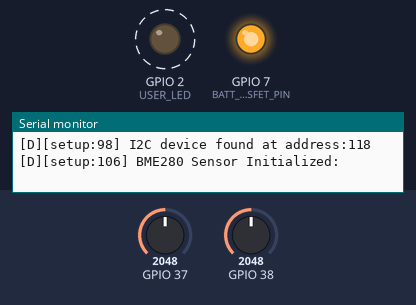
Simulated run of this sketch. Board: ESP32. Parts: output pins drawn as LEDs (lit = HIGH), the last lines printed to the serial monitor. Dashed ring = blinking. Inputs (shaded band) come from the test bench; at power-on: GPIO 37 = 2048, GPIO 38 = 2048. At 31.0 s the program puts the board to deep sleep or switches it off; the recording ends there.

Above: at 0.16 s.
At 6.3 s:
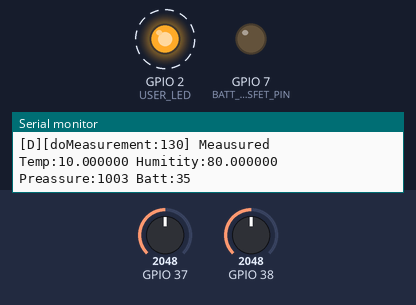
Timing chart, 0 to 8.2 s (numbered marks = the images above):
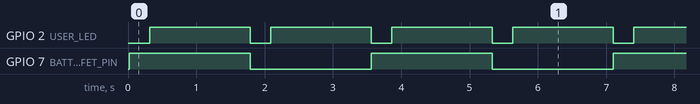

The sketch:

Battery-Power-test.ino
```cpp
//Test Schetch to find the lowest battery curent usage on sleew and on the Battery Monitoring
#include <Adafruit_Sensor.h>
#include <Adafruit_BME280.h>
#define LOGLEVEL LOGLEVEL_DEBUGING
#include <logger.h>

#define BATT_EMPTY 2.90
#define BATT_FULL 4.02
#define BATT_PIN A1
#define BATT_MOSFET_PIN D8
#define SDA_PIN D4
#define SCL_PIN D5
#define BME280_ADDR 0x76
#define button BOOT_PIN            //The factory reste pin.
#define USER_LED LED_BUILTIN
#define nrBattSamples 5            //Battery meassurement - Was 16 to start with
#define uS_TO_S_FACTOR 1000000ULL /* Conversion factor for micro seconds to seconds */
//#define TIME_TO_SLEEP  115         /* Sleep for 115s will + 5s delay for establishing connection => data reported every 2 minutes */
#define TIME_TO_SLEEP  30         /* Sleep for 20s for testing */
#define RESET_DELAY 10            /* If reset was pressed wait 10 sec, if it was for programming */
long t = 0;
Adafruit_BME280 bme; // I2C
// A variable to hold the reset cause flags
bool wasResetRestart = false;
int rebootTime = 0;
bool readyToSleep = false;

typedef struct sensorData {
  char senderID[11];
  int type = 1;    // Type of payload
  float temp;       // Temp
  float humi;       // Humitity
  int pres;         // Preassure in mBar
  int batt;         // Battery Presentage
} sensorData;

void gotoSleep() {
  //Put Sensor to sleep
  BME280_Sleep(BME280_ADDR);
  // Put device to deep sleep
  loglnI("Going to sleep now");
  esp_deep_sleep_start();
}

void blinkLEDOnce(int iBlinkDelay = 300) {
    digitalWrite(USER_LED, LOW);  // turn the LED on
    delay(iBlinkDelay);
    loglnD("Blink..");
    digitalWrite(USER_LED, HIGH);   // turn the LED off
    delay(iBlinkDelay);
}

void blinkLED(int iBlinkDelay = 300) {
    for (int i=0; i<3; i++) {
      blinkLEDOnce(iBlinkDelay);
  }
}

/********************* SETUP **************************/
void setup() {
  Serial.begin(115200);
  Serial.println("Current log level is :" + String(LOGLEVEL));
  loglnV("Starting");

  //
  // Check Reboot reason
  //
  int iBootReason = esp_reset_reason();               // but I still can use and find the ummerical value
  logD("Reset/Boot Reason was: "); loglnD( iBootReason );
  if ( iBootReason == ESP_RST_POWERON ) {             // Reset due to power-on event.
    logD("Reboot was because of Power-On!!  - Waiting ");
    logD(RESET_DELAY);
    loglnD(" Sec.");
    wasResetRestart = true;
  }
  if ( iBootReason == ESP_RST_DEEPSLEEP) {                  // Reset due to power-on event.
    loglnD("Reboot was because of DeepSleep!!");
  }
  if ( iBootReason == ESP_RST_EXT ) {                  // Reset due to power-on event.
    loglnD("Reboot was because of External reset!!");
  }
  rebootTime = millis();

  pinMode(USER_LED , OUTPUT);
  digitalWrite(USER_LED, HIGH);
  pinMode(BATT_MOSFET_PIN, OUTPUT);
  digitalWrite(BATT_MOSFET_PIN, LOW);


  // Configure the wake up source and set to wake up every xx secunds
  esp_sleep_enable_timer_wakeup(TIME_TO_SLEEP * uS_TO_S_FACTOR);

  //IC2 - Initiate  -- This originally sat in the DoMessurement function but was mowed as it does not make a differance when DeepSleeping
  Wire.begin();
  Wire.beginTransmission(BME280_ADDR);
  int error = Wire.endTransmission();
  if (error == 0) {
      logD("I2C device found at address:");
      loglnD(BME280_ADDR);
  }
  bool status = bme.begin(BME280_ADDR);
  if (!status) {
    loglnD("Could not find a valid BME280 sensor, check wiring!");
    //while (1);
  } else {
    loglnD("BME280 Sensor Initialized:");
  }
}

/******************************************************************
*
*  Do the Actual Measurement and send it to the gateway.
*
******************************************************************/
void doMeasurement() {
  sensorData mySensorData;                      // The Sensor data sending
  //For loop for testing the reads - Should only be one.
  for (int i=0; i<1;i++) {
      delay(150);    //MAke sure Sensor is ready
      mySensorData.temp = 10; //bme.readTemperature();    // Measure temperature sensor value
      mySensorData.humi = 80; //bme.readHumidity();          // Messure humidity value
      mySensorData.pres = 1003; //round(bme.readPressure() / 100.0F); // Convert Pa to hPa
      loglnD("Batt pin A1");
      mySensorData.batt = getCurrentBatteryPercent(A1);
      loglnD("Batt pin A2");
      mySensorData.batt = getCurrentBatteryPercent(A2);

      char sFormatted[100];
      sprintf(sFormatted,"Meausured Temp:%1f Humitity:%1f Preassure:%d Batt:%d", mySensorData.temp, mySensorData.humi, mySensorData.pres, mySensorData.batt);
      loglnD(sFormatted);
  }
}

/******************************* LOOP ************************/
void loop() {
  //Check if reset was pressed - and time has been passed
  if ((millis() - rebootTime) < (TIME_TO_SLEEP  * 1000)) {
    digitalWrite(BATT_MOSFET_PIN, !digitalRead(BATT_MOSFET_PIN));
    blinkLEDOnce();
    doMeasurement();  //Might as well send meassurement when we wait roe the reboot periode (For programming etc.)
    delay(1000);
  } else {
    // Call the function to measure temperature and put the device to sleep
    blinkLEDOnce();
    doMeasurement();
    delay(100);    //To ensure Send
    gotoSleep();
  }
}


float getBatteryVoltage(int adc_pin) {
  uint32_t Vbatt = 0;
  for(int i = 0; i < nrBattSamples; i++) {
    Vbatt = Vbatt + analogReadMilliVolts(adc_pin); // ADC with correction
  }
  float Vbattf = 2* Vbatt / nrBattSamples / 1000.0;     // attenuation ratio 1/2, mV --> V
  return Vbattf;
}

int getCurrentBatteryPercent(int adc_pin) {
  float Vbattf = getBatteryVoltage(adc_pin);
  logD("Battery Voltage: ");
  logD(Vbattf);

  // Calculate the voltage range
  float voltageRange = BATT_FULL - BATT_EMPTY;
  // Calculate the battery percentage
  int battPercent = 0;
  if ((Vbattf - BATT_EMPTY) > 0.0) battPercent = ((Vbattf - BATT_EMPTY) / voltageRange) * 100.0;

  logD(" Battery Percentage: ");
  loglnD(battPercent);

  return battPercent;
}

void BME280_Sleep(int device_address) {
  // FROM: https://github.com/G6EJD/BME280-Sleep-and-Address-change/blob/master/BME280_Sleep.ino
  //
  // BME280 Register 0xF4 (control measurement register) sets the device mode, specifically bits 1,0
  // The bit positions are called 'mode[1:0]'. See datasheet Table 25 and Paragraph 3.3 for more detail.
  // Mode[1:0]  Mode
  //    00      'Sleep'  mode
  //  01 / 10   'Forced' mode, use either '01' or '10'
  //    11      'Normal' mode
  loglnI("BME280 to Sleep mode...");
  Wire.beginTransmission(device_address);
  Wire.write((uint8_t)0xF4);       // Select Control Measurement Register
  Wire.write((uint8_t)0b00000000); // Send '00' for Sleep mode
  Wire.endTransmission();
}
```

logger.h
```cpp
// Logging (from Serial.print statements) can be customised by setting the verbosity here:
//Inspired from : https://github.com/RalphBacon/224-Superior-Serial.print-statements/blob/main/Advanced_Example/log.h
/*
    E - errors that you really, really should see
    W - warnings that help you find out what's going wrong
    I - Informational text
    D - debging messages that you only want to see when logging
    V - verbose meaning everything is printed

    To use, just #include this header file in your standard Arduino Code and then
    define the level of logging you want by setting the LOGLEVEL to one of the values
    listed here.

    In your code, instead of using Serial.print and Serial.println statements use
    logE / loglnE, logW / loglnW, I, D, V (as you see the level of logging required)
    and only those messages will appear.

    Example:

    You want Errors, Warnings and General logging output but not those marked as Verbose.
    #define LOGLEVEL LOGLEVEL_DEBUGING
*/

#include <string>

// User picks logging level from this list
#define LOGLEVEL_ERRORS 1
#define LOGLEVEL_WARNINGS 2
#define LOGLEVEL_INFO 3
#define LOGLEVEL_DEBUGING 4
#define LOGLEVEL_VERBOSE 5
#define LOGLEVEL_NONE 0

// We want to log everything! Overide this in your sketch
#ifndef LOGLEVEL
#define LOGLEVEL LOGLEVEL_VERBOSE
#warning Log Level is set to default level. \
To change this, type in your sketch:   \
#define LOGLEVEL followed by your preferred level of logging\
before the #include statement
#endif

void logNothing(...)
{
    // This does nothing and will be zapped by the compiler
}

// By default we want a trace stamp output in the first instance
bool traceStampRequired = true;

std::string logStr("");

// The tracestamp looks like [D][mainfunction:45]
#define traceStamp(x, y, z)                            \
    if (traceStampRequired)                            \
    {                                                  \
        Serial.print("[");                             \
        Serial.print(x);                               \
        Serial.print("]");                             \
        Serial.print("[");                             \
        Serial.print(__FUNCTION__);                    \
        Serial.print(":");                             \
        Serial.print(__LINE__);                        \
        Serial.print("] ");                            \
    }                                                  \
    logStr = y;                                      \
    if (z || logStr.find("\n") != std::string::npos) \
        traceStampRequired = true;                     \
    else                                               \
        traceStampRequired = false;

// This is a macro that turns simple (one string) Serial.println statements on and off
#if LOGLEVEL > 0
#define logE(x)              \
    traceStamp("E", x, false); \
    Serial.print(x);
#define loglnE(x)           \
    traceStamp("E", x, true); \
    Serial.println(x)
#else
#define logE(x)   // Nothing to see here
#define loglnE(x) // Or here
#endif

#if LOGLEVEL > 1
#define logW(x)              \
    traceStamp("W", x, false); \
    Serial.print(x);
#define loglnW(x)           \
    traceStamp("W", x, true); \
    Serial.println(x)
#else
#define logW(x)   // Nothing to see here
#define loglnW(x) // Or here
#endif

#if LOGLEVEL > 2
#define logI(x)              \
    traceStamp("I", x, false); \
    Serial.print(x);
#define loglnI(x)           \
    traceStamp("I", x, true); \
    Serial.println(x)
#else
#define logI(x)   /* Nothing to see here */
#define loglnI(x) // Or here
#endif

#if LOGLEVEL > 3
#define logD(x)              \
    traceStamp("D", x, false); \
    Serial.print(x);
#define loglnD(x)           \
    traceStamp("D", x, true); \
    Serial.println(x)
#else
#define logD(x)   /* Nothing to see here */
#define loglnD(x) // Or here
#endif

#if LOGLEVEL > 4
#define logV(x)              \
    traceStamp("V", x, false); \
    Serial.print(x);
#define loglnV(x)           \
    traceStamp("V", x, true); \
    Serial.println(x);
#else
#define logV(x) logNothing(x);
#define loglnV(x) logNothing(x);
#endif
```

Measured:
- by itself, GPIO 2 (USER_LED): alternates HIGH for 1.5 s and LOW for 0.30 s
- by itself, GPIO 7 (BATT_MOSFET_PIN): alternates HIGH for 1.8 s and LOW for 1.8 s
